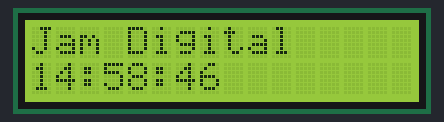
Bench run of a sketch on a simulated Arduino Uno, built with avr-gcc and run on an emulated ATmega328P. On the bench: 16×2 character LCD.

Above: at 0.1 s.
At 4.2 s:
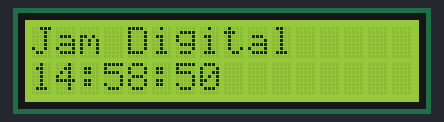
At 9.2 s:
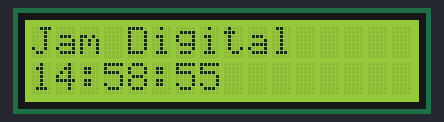
At 19.3 s:
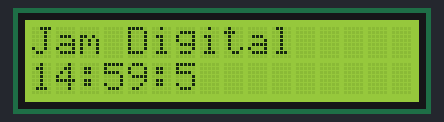
At 28.4 s:
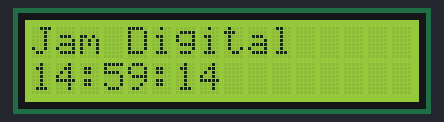
At 38.5 s:
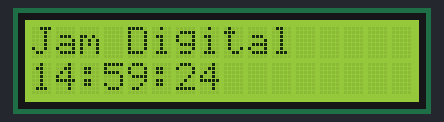

The sketch:

Praktikum_6-2.ino
```cpp
#include<LiquidCrystal.h>
LiquidCrystal lcd(2,3,4,5,6,7);
unsigned int jam=14, menit=58, detik=45;
boolean led = 0;
ISR(TIMER1_OVF_vect) {
  TCNT1H=0xC2;
  TCNT1L=0xF7;
  detik++;
  if(detik>=60) {
    detik = 0;
    menit++;
    if(menit>=60) {
      menit = 0;
      jam++;
      if(jam>=24) {
        jam = 0;
      }
    }
  }
}
void initTimer1() {
  TCCR1A=0x00;
  TCCR1B=0x05;
  TCNT1H=0xC2;
  TCNT1L=0xF7;
  ICR1H=0x00;
  ICR1L=0x00;
  OCR1AH=0x00;
  OCR1AL=0x00;
  OCR1BH=0x00;
  OCR1BL=0x00;
  TIMSK1=0x01;
  sei();
}
void setup() {
  lcd.begin(16,2);
  lcd.clear();
  initTimer1();
}
void loop() {
  lcd.clear();
  lcd.setCursor(0,0);
  lcd.print("Jam Digital");
  lcd.setCursor(0, 1);
  lcd.print(jam,DEC);
  lcd.print(":");
  lcd.print(menit,DEC);
  lcd.print(":");
  lcd.print(detik,DEC);
  delay(500);
}
```

Measured:
- what the display in image 1 shows lasts 1.0 s, from 4.1 s to 5.1 s
